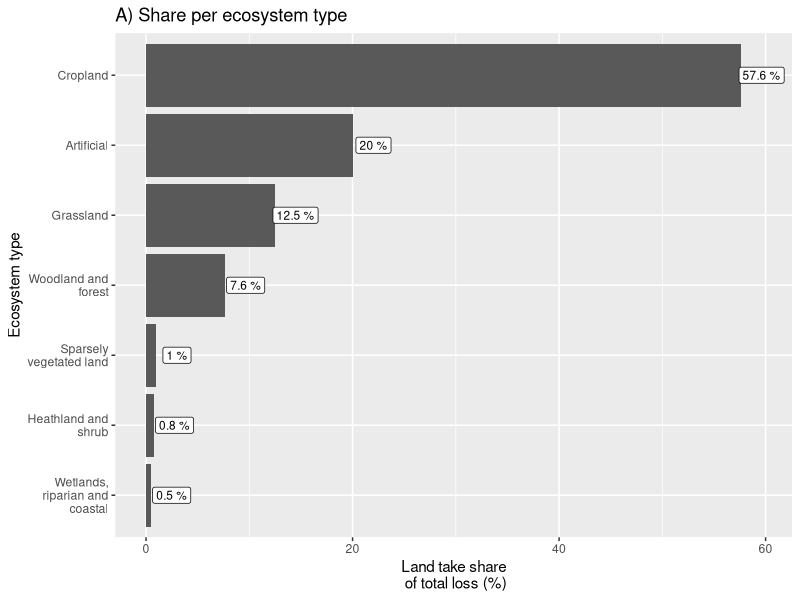
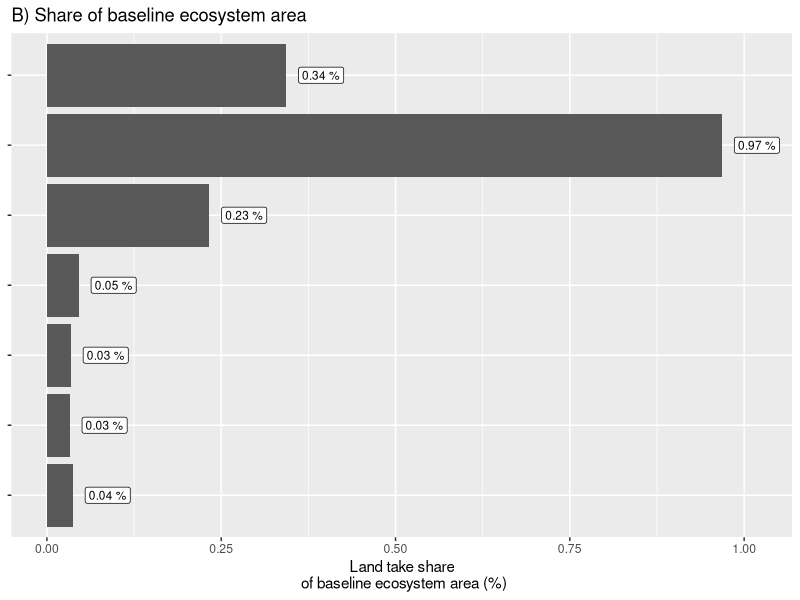
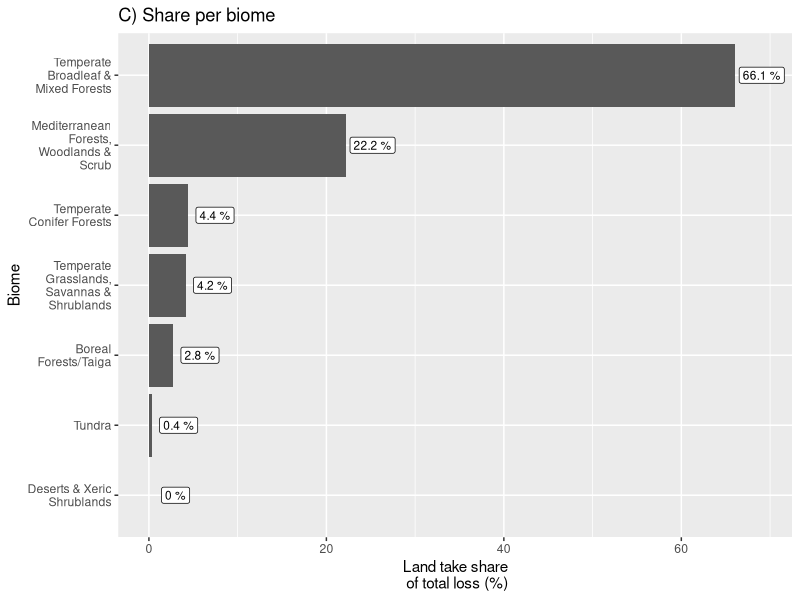
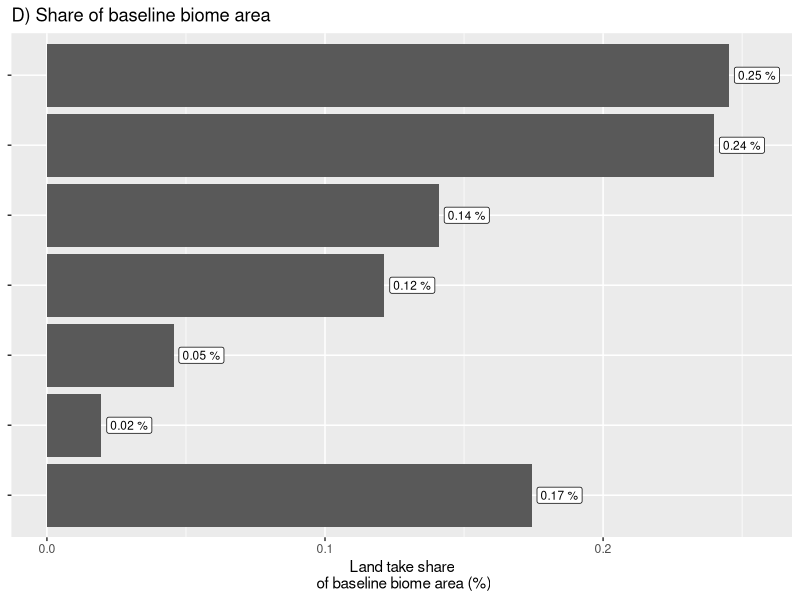
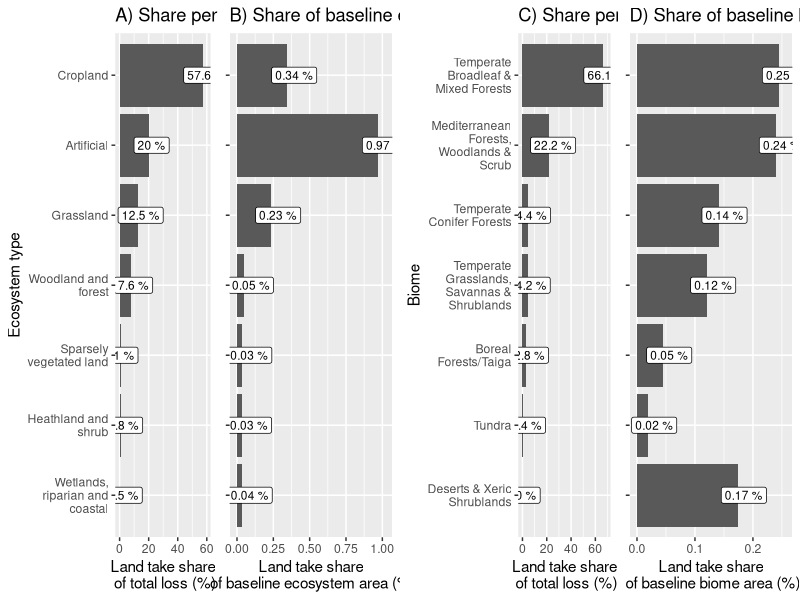

Generate these figures, in order, with R:
library(tidyverse)
library(sf)
library(gridExtra)
library(grid)

#### CLC overlap analysis ------------------------------------------------------
ecoPal <- c("#CC0303", 
            "#CDB400", 
            "#F7E174",
            "#92AF1F",
            "#B76124",
            "#235123", 
            "#32c2c8"
            )

ecoTypes <-  c("Artificial",
               "Cropland" ,
               "Sparsely vegetated land",
               "Grassland",
               "Heathland and shrub" ,
               "Woodland and forest",
               "Wetlands, riparian and coastal")


overlap <- read_csv('./data/From_GEE/clc_overlap_areas_v3.csv')  %>%
  mutate(ecoType = ifelse(stratum <= 142, 'Artificial',
                        ifelse((stratum >= 211 & stratum <= 223) | (stratum >= 241 & stratum <= 244), 'Cropland',
                               ifelse((stratum >= 311 & stratum <= 313) | stratum == 324, 'Woodland and forest',
                                      ifelse(stratum == 231 | stratum == 321, 'Grassland',
                                             ifelse(stratum >= 322 & stratum <= 323, 'Heathland and shrub',
                                                    ifelse(stratum >= 331 & stratum <= 335, 'Sparsely vegetated land',
                                                           ifelse(stratum >= 411 , 'Wetlands, riparian and coastal', NA)))))))) %>%
  drop_na(ecoType)
unique(overlap$type)
colSums(is.na(overlap))


# EU level ---
clcOverlapEU <- overlap %>%
  #filter(type == 'loss') %>%
  group_by(ecoType, type) %>%
  summarise(area = sum(area)/1000000)  %>%
  group_by(type) %>%
  mutate(areaTot = sum(area),
         perc = area/areaTot*100) %>%
  ungroup() %>%
  pivot_wider(values_from = c('area','areaTot', 'perc'), names_from = type) %>%
  mutate(ecoType = factor(ecoType, levels = ecoTypes))

clcOverlapEU

clcOverlapEUplot <- clcOverlapEU %>%
  mutate(ecoType = str_wrap(ecoType, width = 15))%>%
  ggplot(aes(y = reorder(ecoType, perc_loss), x = perc_loss)) +
  geom_bar(stat='identity') +
  geom_label(aes(label = paste(round(perc_loss, 1), "%"), x = perc_loss+2), size=3) +
  scale_fill_manual(values=ecoPal) +
  labs(y = 'Ecosystem type',
       x = 'Land take share\n of total loss (%)',
       title = 'A) Share per ecosystem type') +
  theme(legend.position = 'none')
clcOverlapEUplot

clcOverlapRelEUplot <- clcOverlapEU %>%
  dplyr::select(ecoType, area_loss, area_allLand,perc_loss) %>%
  mutate(areaRel = area_loss / area_allLand * 100 ) %>%
  ungroup() %>%
  mutate(areaRelTot = sum(areaRel),
         areaRelPerc = areaRel / areaRelTot*100)   %>%
  ggplot(aes(y = reorder(ecoType, perc_loss), x = areaRel)) +
  geom_bar(stat='identity') +
  geom_label(aes(label = paste(round(areaRel, 2), "%"), x = areaRel+0.05), size=3) +
  scale_fill_manual(values=ecoPal)+
  labs(y = 'Ecosystem type',
       x = 'Land take share\n of baseline ecosystem area (%)',
       title = 'B) Share of baseline ecosystem area') +
  theme(legend.position = 'none')+
  theme(axis.text.y = element_blank(),
        axis.title.y = element_blank())
clcOverlapRelEUplot



#### Ecoregion overlap analysis ------------------------------------------------------

ecoLookup <- read_csv('./data/ecoRegionLookup.csv') %>%
  dplyr::select(stratum=ECO_ID, ECO_NAME, BIOME_NAME)

ecoregOverlap <- read_csv('./data/From_GEE/ecoregion_overlap_areas_v3.csv') %>%
  left_join(ecoLookup, by = 'stratum') %>%
  filter(BIOME_NAME != 'N/A')

ecoOverlapEU <- ecoregOverlap %>%
  group_by(BIOME_NAME, type) %>%
  summarise(area = sum(area)/1000000)  %>%
  group_by(type) %>%
  mutate(areaTot = sum(area),
         perc = area/areaTot*100) %>%
  ungroup() %>%
  pivot_wider(values_from = c('area','areaTot', 'perc'), names_from = type)

ecoOverlapEU

ecoOverlapEUplot <- ecoOverlapEU %>%
  mutate(BIOME_NAME = str_wrap(BIOME_NAME, width = 15)) %>%
  ggplot(aes(y = reorder(BIOME_NAME, perc_loss), x = perc_loss)) +
  geom_bar(stat='identity') +
  geom_label(aes(label = paste(round(perc_loss, 1), "%"), x = perc_loss+3), size=3) +
  scale_fill_manual(values=ecoPal) +
  labs(y = 'Biome',
       x = 'Land take share\n of total loss (%)',
       title = 'C) Share per biome') +
  theme(legend.position = 'none')
ecoOverlapEUplot

ecoOverlapRelEUplot <- ecoOverlapEU %>%
  dplyr::select(BIOME_NAME, area_loss, area_allLand,perc_loss) %>%
  mutate(areaRel = area_loss / area_allLand * 100 ) %>%
  ungroup() %>%
  mutate(areaRelTot = sum(areaRel),
         areaRelPerc = areaRel / areaRelTot*100)   %>%
  ggplot(aes(y = reorder(BIOME_NAME, perc_loss), x = areaRel)) +
  geom_bar(stat='identity') +
  geom_label(aes(label = paste(round(areaRel, 2), "%"), x = areaRel+0.01), size=3) +
  scale_fill_manual(values=ecoPal)+
  labs(y = 'Biome',
       x = 'Land take share\n of baseline biome area (%)',
       title = 'D) Share of baseline biome area') +
  theme(legend.position = 'none') +
  theme(axis.text.y = element_blank(),
        axis.title.y = element_blank())
ecoOverlapRelEUplot



clcEcoregionOverlapPlot <- grid.arrange(clcOverlapEUplot, clcOverlapRelEUplot, ecoOverlapEUplot, ecoOverlapRelEUplot, ncol=4,
              padding = unit(0, "line"),widths=c(1.2,1,1.2,1), newpage = T)


ggsave("./output/clcEcoregionOverlapPlot.png", clcEcoregionOverlapPlot, width = 40, height=16, units='cm')
